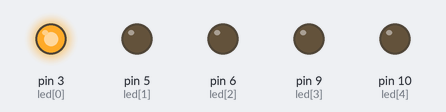
A sketch run on a simulated Arduino Uno, built with avr-gcc and run on an emulated ATmega328P. Shown: output pins drawn as LEDs (lit = HIGH).

Above: at 0.1 s.
At 1.1 s:
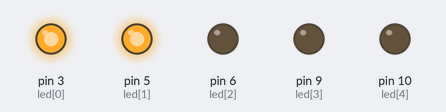
At 2.1 s:
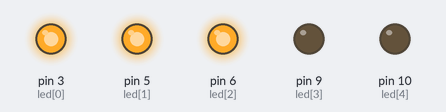
At 3.1 s:
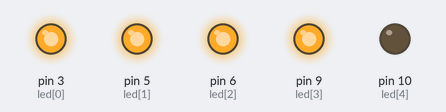
At 4.1 s:
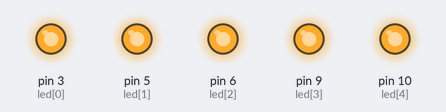
Timing chart, 0 to 5.6 s (numbered marks = the images above):
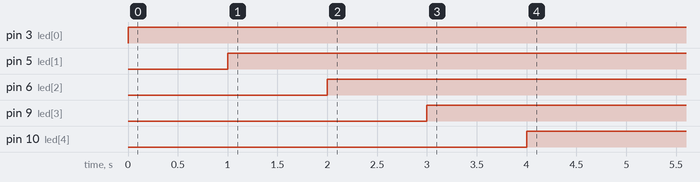

Measured:
- by itself, pin 3 (led[0]): LOW → HIGH at 0.00 s
- by itself, pin 5 (led[1]): LOW → HIGH at 1.0 s
- by itself, pin 6 (led[2]): LOW → HIGH at 2.0 s
- by itself, pin 9 (led[3]): LOW → HIGH at 3.0 s
- by itself, pin 10 (led[4]): LOW → HIGH at 4.0 s

The sketch:

vu_meter.ino
```cpp
/*
  vu meter.

  circuito constituido por cinco Leds, 5 Resistencias de 220 ohms cada una, cables,
  placa Arduino nano y protoboard.

  Enciender Led por segundo en orden de uno a uno.

  Enara Agirrezabala
  Oinarria: Blink ariketa.

*/

// Definimos las variables que vayamos a utilizar
int i;  //contador
int led [] = {3, 5, 6, 9, 10};//Definimos el array que contiene los números de
// vayamos a colocar nuestros leds, en este caso, pin 3,5,6,9,10

void setup() {
  // Definimos cada pin como output. Tendremos 4 pins por lo que el contador irá de 0
  //hasta llegar a 5, ya que la primera posición dentro del array es 0 (a0,a1,a2,a3)
  // Abrir el puerto de seial.
  Serial.begin(9600);
  for (int i = 0 ; i < 5; i++) {
    pinMode(led[i], OUTPUT);
  }
}

void loop() {
  //Encender todos los leds de uno a uno
  for (int i = 0; i < 5; i++) {
    digitalWrite(led[i], true);  // Encender led
     delay(1000);//Esperar 1 s
  }


}
```
